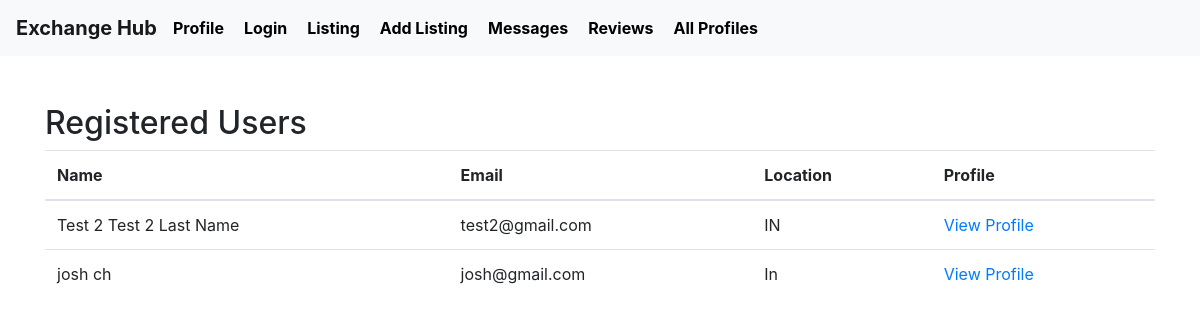
The page /users (signed in) on the database as committed earlier.
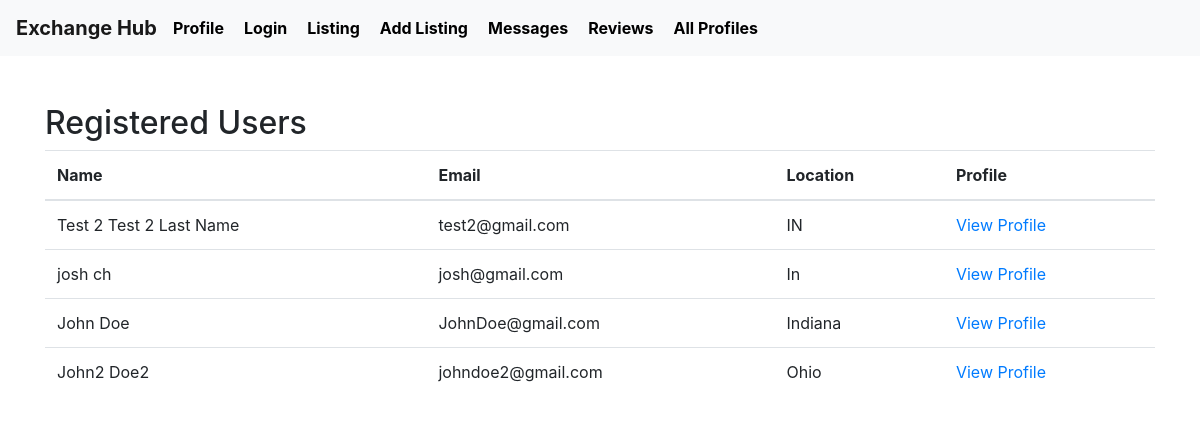
The same page on the database as committed later.
### tables this page shows
CREATE TABLE User (
    userID INTEGER PRIMARY KEY AUTOINCREMENT,
    firstName TEXT NOT NULL,
    lastName TEXT NOT NULL,
    email TEXT UNIQUE NOT NULL,
    hashedPassword TEXT NOT NULL,
    profileImage TEXT,
    location TEXT NOT NULL,
    joinDate DATE NOT NULL,
    lastLogin DATE NOT NULL
);

### app.py (the view)
@app.route('/users')
def users():
    if 'user_id' not in session:
        flash('Please log in to view registered users', 'error')
        return redirect(url_for('login'))
    conn = sqlite3.connect('database.db')
    conn.row_factory = sqlite3.Row
    cursor = conn.cursor()
    current_user_id = session['user_id']
    print (current_user_id)
    cursor.execute("SELECT * FROM User WHERE userID != ?", (current_user_id,))
    registered_users = cursor.fetchall()
    conn.close()
    print (registered_users)
    return render_template('users.html', users=registered_users)

### templates/users.html
{% extends 'layout.html' %}
{% block content %}
    <h2>Registered Users</h2>
    <div class="users-container">
        <table class="table">
            <thead>
                <tr>
                    <th>Name</th>
                    <th>Email</th>
                    <th>Location</th>
                    <th>Profile</th>
                </tr>
            </thead>
            <tbody>
                {% for user in users %}
                    <tr>
                        <td>{{ user.firstName }} {{ user.lastName }}</td>
                        <td>{{ user.email }}</td>
                        <td>{{ user.location }}</td>
                        <td><a href="{{ url_for('user_profile', user_id=user.userID) }}">View Profile</a></td>
                    </tr>
                {% endfor %}
            </tbody>
        </table>
    </div>
{% endblock %}

### templates/layout.html (shortened to what this page needs)
<!DOCTYPE html>
<html>
    <head>
        <link href="https://maxcdn.bootstrapcdn.com/bootstrap/4.5.2/css/bootstrap.min.css" rel="stylesheet">
        <link rel="stylesheet" href="{{ url_for('static', filename='style.css') }}">
        <link href="https://cdnjs.cloudflare.com/ajax/libs/font-awesome/5.15.1/css/all.min.css" rel="stylesheet">
    </head>
<body>
    <nav class="navbar navbar-expand-lg navbar-light bg-light">
        <a class="navbar-brand" href="#">Exchange Hub</a>
        <div class="collapse navbar-collapse" id="navbarNav">
            <ul class="navbar-nav">
                <li class="nav-item active">
                    <a href="{{ url_for('profile') }}">Profile</a>
                </li>
                <li class="nav-item">
                    <a href="{{ url_for('login') }}">Login</a>
                </li>
                <li class="nav-item">
                    <a href="{{ url_for('listings') }}">Listing</a>
                </li>
                <li class="nav-item">
                    <a href="{{ url_for('add_listing') }}">Add Listing</a>
                </li>
                <li class="nav-item">
                    <a href="{{ url_for('get_messages', other_user_id=2) }}">Messages</a>
                </li>
                <li class="nav-item">
                    <a href="{{ url_for('submit_review', user_id=session['user_id']) }}">Reviews</a>
                </li>
                <li class="nav-item">
                    <a href="{{ url_for('users') }}">All Profiles</a>
                </li>
            </ul>
        </div>
    </nav>
    <div class="container mt-5">
        <div>
            {% block content %}
            {% endblock %}
        </div>
    </div>
</body>
</html>

### static/style.css (style rules this page uses)
nav ul { list-style: none; padding: 0; margin: 0; }
nav li { display: inline; margin-right: 20px; }
nav a { text-decoration: none; color: #000; font-weight: bold; }

Rows that differ between the two databases and show on the page:
added User: firstName "John", lastName "Doe", email "JohnDoe@gmail.com", location "Indiana"
added User: firstName "John2", lastName "Doe2", email "johndoe2@gmail.com", location "Ohio"
